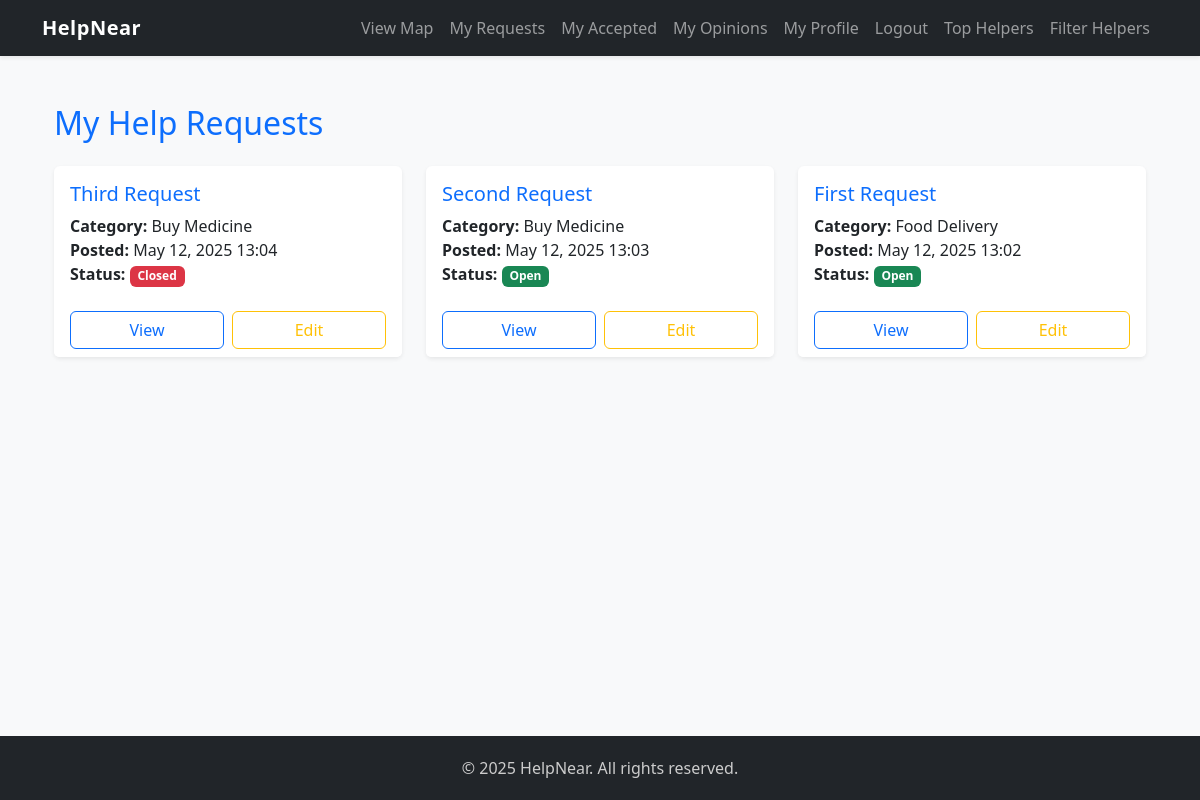
/my-requests/ (signed in), run on the app's committed database.
### help/models.py (models this page shows, shortened)
class HelpRequest(models.Model):
    CATEGORY_CHOICES = [
        ('food', 'Food Delivery'),
        ('medicine', 'Buy Medicine'),
        ('house', 'House Help'),
        ('other', 'Other')
    ]
    user = models.ForeignKey(User, on_delete=models.CASCADE)
    title = models.CharField(max_length=200)
    description = models.TextField()
    detailed_expectation = models.TextField(blank=True, null=True)
    category = models.CharField(max_length=50, choices=CATEGORY_CHOICES)
    address = models.CharField(max_length=255, default='Unknown address')
    latitude = models.FloatField(default=0.0)
    longitude = models.FloatField(default=0.0)
    email = models.EmailField(blank=True, null=True)
    phone = models.CharField(max_length=20, blank=True, null=True)
    is_open = models.BooleanField(default=True)
    accepted_response = models.ForeignKey('HelpResponse', null=True, blank=True, on_delete=models.SET_NULL, related_name='accepted_for')
    created_at = models.DateTimeField(auto_now_add=True)

### help/views.py (the view)
# urls.py: path('my-requests/', views.my_requests, name='my_requests'),
@login_required
def my_requests(request):
    help_requests = HelpRequest.objects.filter(user=request.user).order_by('-created_at')
    return render(request, 'help/my_requests.html', {'help_requests': help_requests})

### help/templates/help/my_requests.html
{% extends 'base.html' %}
{% load widget_tweaks %}
{% block content %}
<div class="container py-4">
  <h2 class="mb-4 text-primary">My Help Requests</h2>
  {% if help_requests %}
    <div class="row row-cols-1 row-cols-md-2 row-cols-lg-3 g-4">
      {% for req in help_requests %}
      <div class="col">
        <div class="card h-100 border-0 shadow-sm">
          <div class="card-body">
            <h5 class="card-title text-primary">{{ req.title }}</h5>
            <p class="card-text">
              <strong>Category:</strong> {{ req.get_category_display }}<br>
              <strong>Posted:</strong> {{ req.created_at|date:"M d, Y H:i" }}<br>
              <strong>Status:</strong>
              {% if req.is_open %}
                <span class="badge bg-success">Open</span>
              {% else %}
                <span class="badge bg-danger">Closed</span>
              {% endif %}
            </p>
          </div>
          <div class="card-footer bg-white border-top-0 d-flex gap-2">
            <a href="{% url 'request_detail' req.id %}" class="btn btn-outline-primary w-50">View</a>
            <a href="{% url 'edit_request' req.id %}" class="btn btn-outline-warning w-50">Edit</a>
          </div>
        </div>
      </div>
      {% endfor %}
    </div>
  {% else %}
    <div class="alert alert-info">You haven't created any help requests yet.</div>
  {% endif %}
</div>
{% endblock %}

### help/templates/base.html (style rules this page uses)
html, body { height: 100%; margin: 0; background-color: #f8f9fa; }

### data on the page
HelpRequest: title "Third Request", category "Buy Medicine", created_at "May 12, 2025 13:04", is_open "Closed"
HelpRequest: title "Second Request", category "Buy Medicine", created_at "May 12, 2025 13:03", is_open "Open"
HelpRequest: title "First Request", category "Food Delivery", created_at "May 12, 2025 13:02", is_open "Open"
